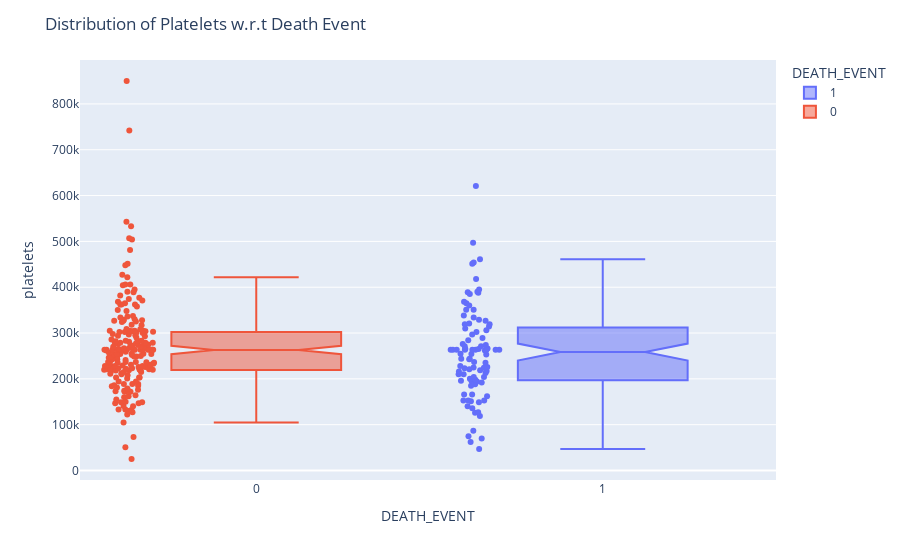

Notebook code cell kept with this figure:
### Markdown cell above
Due to the high range of platelet levels, dist plot does not provide a clear picture. So we create a box plot to get a detailed analysis.

### Platelets and Death Event - Notched Box Plot

### Code cell
utils.constructNotchedBoxPlots(data_frame = df,
                               x = 'DEATH_EVENT',
                               y = 'platelets',
                               hover_name = 'DEATH_EVENT', 
                               color = 'DEATH_EVENT', 
                               title_text = 'Distribution of Platelets w.r.t Death Event',
                               )

### Figure 1 — Plotly figure (JSON) as saved in the notebook; plotly's stock layout.template omitted (floating-point values rounded to 4 significant figures; data arrays with more than 128 entries replaced by an {"elided": "..."} marker saying what was removed)
{"data": [{"alignmentgroup": "True", "boxpoints": "all", "hovertemplate": "<b>%{hovertext}</b><br><br>DEATH_EVENT=%{x}<br>platelets=%{y}<extra></extra>", "hovertext": [1, 1, 1, 1, 1, 1, 1, 1, 1, 1, 1, 1, 1, 1, 1, 1, 1, 1, 1, 1, 1, 1, 1, 1, 1, 1, 1, 1, 1, 1, 1, 1, 1, 1, 1, 1, 1, 1, 1, 1, 1, 1, 1, 1, 1, 1, 1, 1, 1, 1, 1, 1, 1, 1, 1, 1, 1, 1, 1, 1, 1, 1, 1, 1, 1, 1, 1, 1, 1, 1, 1, 1, 1, 1, 1, 1, 1, 1, 1, 1, 1, 1, 1, 1, 1, 1, 1, 1, 1, 1, 1, 1, 1, 1, 1, 1], "legendgroup": "1", "marker": {"color": "#636efa"}, "name": "1", "notched": true, "offsetgroup": "1", "orientation": "v", "showlegend": true, "type": "box", "x": [1, 1, 1, 1, 1, 1, 1, 1, 1, 1, 1, 1, 1, 1, 1, 1, 1, 1, 1, 1, 1, 1, 1, 1, 1, 1, 1, 1, 1, 1, 1, 1, 1, 1, 1, 1, 1, 1, 1, 1, 1, 1, 1, 1, 1, 1, 1, 1, 1, 1, 1, 1, 1, 1, 1, 1, 1, 1, 1, 1, 1, 1, 1, 1, 1, 1, 1, 1, 1, 1, 1, 1, 1, 1, 1, 1, 1, 1, 1, 1, 1, 1, 1, 1, 1, 1, 1, 1, 1, 1, 1, 1, 1, 1, 1, 1], "x0": " ", "xaxis": "x", "y": [265000, 263400.0, 162000, 210000, 327000, 204000, 127000, 454000, 263400.0, 388000, 368000, 253000, 136000, 276000, 47000, 262000, 166000, 237000, 87000, 297000, 289000, 263400.0, 149000, 196000, 284000, 153000, 200000, 263400.0, 360000, 319000, 188000, 228000, 226000, 321000, 329000, 263400.0, 153000, 185000, 194000, 310000, 271000, 451000, 140000, 395000, 166000, 418000, 263400.0, 351000, 255000, 461000, 319000, 254000, 390000, 216000, 385000, 119000, 213000, 274000, 244000, 497000, 243000, 266000, 204000, 196000, 302000, 210000, 621000, 306000, 351000, 263400.0, 217000, 271000, 263400.0, 338000, 225000, 235000, 75000, 334000, 192000, 70000, 221000, 265000, 224000, 219000, 389000, 153000, 365000, 126000, 223000, 244000, 151000, 263400.0, 62000, 314000, 198000, 263400.0], "y0": " ", "yaxis": "y"}, {"alignmentgroup": "True", "boxpoints": "all", "hovertemplate": "<b>%{hovertext}</b><br><br>DEATH_EVENT=%{x}<br>platelets=%{y}<extra></extra>", "hovertext": {"elided": "203 int values"}, "legendgroup": "0", "marker": {"color": "#EF553B"}, "name": "0", "notched": true, "offsetgroup": "0", "orientation": "v", "showlegend": true, "type": "box", "x": {"elided": "203 int values"}, "x0": " ", "xaxis": "x", "y": {"elided": "203 float values"}, "y0": " ", "yaxis": "y"}], "layout": {"boxmode": "overlay", "legend": {"title": {"text": "DEATH_EVENT"}, "tracegroupgap": 0}, "margin": {"t": 60}, "title": {"text": "Distribution of Platelets w.r.t Death Event"}, "xaxis": {"anchor": "y", "categoryarray": [1, 0], "categoryorder": "array", "domain": [0, 1], "title": {"text": "DEATH_EVENT"}}, "yaxis": {"anchor": "x", "domain": [0, 1], "title": {"text": "platelets"}}}}
